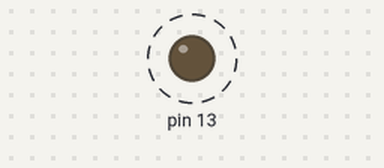
The sketch below on a simulated Arduino Uno, built with avr-gcc and run on an emulated ATmega328P. Shown: output pins drawn as LEDs (lit = HIGH). Dashed ring = blinking.

Above: at 0.5 s.
Timing chart, 0 to 4.6 s (numbered marks = the images above):
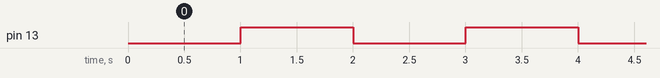

Measured:
- by itself, pin 13: alternates HIGH for 1.0 s and LOW for 1.0 s

The sketch:

190614_register_externalInterrupts_3.ino
```cpp
void setup() {
  // put your setup code here, to run once:
  DDRB = 0x20;

  TCCR2A = 0x00;
  TCCR2B = 0x04;
  TCNT2 = 6;
  TIMSK2 = 0x01;
}

void loop() {
  // put your main code here, to run repeatedly:

}

int toggle = 0;

SIGNAL(TIMER2_OVF_vect){
  static int count = 0;

  TCNT2 = 6;
  count++;
  if(count > 1000){
    if(toggle == 0){
      PORTB = 0x20;
      toggle = 1;
    }
    else{
      PORTB = 0x00;
      toggle = 0;
    }
    count = 0;
  }
}
```
